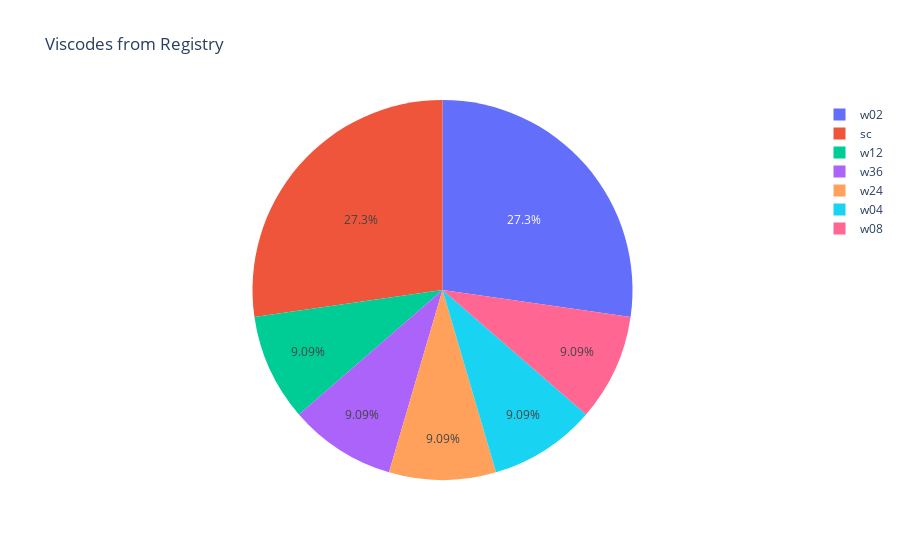

The notebook cell this image was saved under:
### Code cell
import plotly.graph_objects as go

labels = pie_chart_index
values = pie_chart_data

fig = go.Figure(go.Pie(labels=labels, values=values, 
                hovertemplate = 'VISCODE: %{label} <br> Count: %{value} (%{percent})'))
fig.update_layout(title_text="Viscodes from Registry")
fig.show()

### Figure 1 — Plotly figure (JSON) as saved in the notebook; plotly's stock layout.template omitted (floating-point values rounded to 4 significant figures)
{"data": [{"hovertemplate": "VISCODE: %{label} <br> Count: %{value} (%{percent})", "labels": ["w02", "sc", "w12", "w36", "w24", "w04", "w08"], "type": "pie", "values": [3, 3, 1, 1, 1, 1, 1]}], "layout": {"title": {"text": "Viscodes from Registry"}}}
